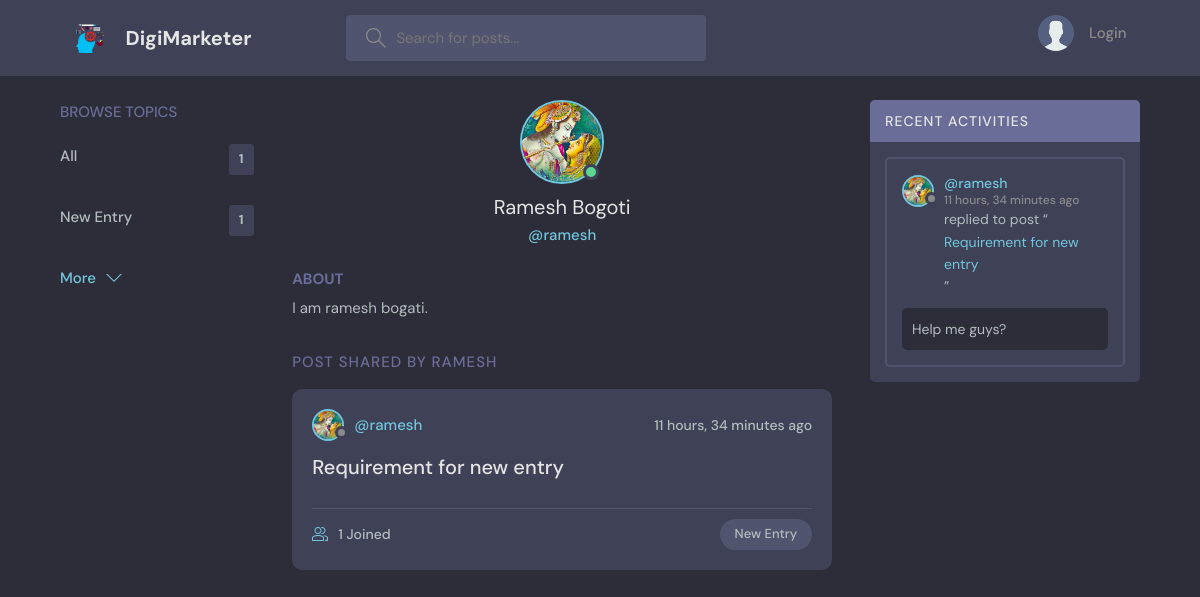
Screenshot of /profile/5/ with the database file from the repository.
### base/models.py (models this page shows, shortened)
class Topic(models.Model):
    name = models.CharField(max_length=200)

class Profile(models.Model):
    user = models.OneToOneField(User, on_delete=models.CASCADE)
    photo = models.ImageField(upload_to=path_and_rename, default='default_user.svg', null=True, blank=True)
    about = models.TextField(null=True, blank=True)

class Room(models.Model):
    host = models.ForeignKey(User, on_delete=models.SET_NULL, null=True)
    topic = models.ForeignKey(Topic, on_delete=models.SET_NULL, null=True)
    name = models.CharField(max_length=200)
    description = models.TextField(null=True, blank=True)
    participants = models.ManyToManyField(User, related_name='participants', blank=True)
    updated = models.DateTimeField(auto_now=True)
    created = models.DateTimeField(auto_now_add=True)
    class Meta:
        ordering = ['-updated', '-created']

class Message(models.Model):
    user = models.ForeignKey(User, on_delete=models.CASCADE)
    room = models.ForeignKey(Room, on_delete=models.CASCADE)
    body = models.TextField()
    updated = models.DateTimeField(auto_now=True)
    created = models.DateTimeField(auto_now_add=True)
    class Meta:
        ordering = ['-updated', '-created']

### base/views.py (the view)
# urls.py: path('profile/<str:pk>/', views.userProfile, name='user-profile'),
def userProfile(request, pk=None):
    user = User.objects.get(id=pk)
    rooms = user.room_set.all()
    room_messages = user.message_set.all()
    topics = Topic.objects.all()
    context = {
        'user': user,
        'rooms': rooms,
        'topics': topics,
        'room_messages': room_messages,
    }
    return render(request, 'base/profile.html', context)

### base/templates/base/profile.html (shortened to what this page needs)
{% extends 'base.html' %}
{% block content %}
<main class="profile-page layout layout--3">
  <div class="container">
    {% include 'base/topics_component.html' %}
    <div class="roomList">
      <div class="profile">
        <div class="profile__avatar">
          <div class="avatar avatar--large active">
            <img src="{{user.profile.photo.url}}" />
          </div>
        </div>
        <div class="profile__info">
          <h3>{{user.first_name}} {{user.last_name}}</h3>
          <p>@{{user.username}}</p>
        </div>
        <div class="profile__about">
          <h3>About</h3>
          <p>
            {{user.profile.about}}
          </p>
        </div>
      </div>
      <div class="roomList__header">
        <div>
          <h2>Post Shared by {{user.first_name}}</a>
          </h2>
        </div>
      </div>
      {% include 'base/feed_component.html' %}
    </div>
    {% include 'base/activity_component.html' %}
  </div>
</main>
{% endblock content %}

### templates/base.html (shortened to what this page needs)
{% load static %}
<!DOCTYPE html>
<html lang="en">
  <head>
    <link rel="stylesheet" href="{% static 'css/style.css' %}" />
  </head>
  <body>
    {% include 'navbar.html' %}
    {% block content %}{% endblock content %}
  </body>
</html>

### templates/navbar.html (shortened to what this page needs)
{% load static %}
<header class="header header--loggedIn">
    <div class="container">
      <a href="{% url 'home' %}" class="header__logo">
        <img src="{% static 'img/logo.svg' %}" />
        <h1>DigiMarketer</h1>
      </a>
      <form action="{% url 'home'%}" method="GET" class="header__search">
        <label>
          <input type="text" name='q' placeholder="Search for posts..." />
        </label>
      </form>
      <nav class="header__menu">
        {% if request.user.is_authenticated %}
        <div class="header__user">
          <a href="{% url 'user-profile' request.user.id%}">
            <div class="avatar avatar--medium active">
              <img src="{{request.user.profile.photo.url}}" />
            </div>
            <p>{{request.user.first_name}}<span>@{{request.user.username}}</span></p>
          </a>
          <button class="dropdown-button">
            <svg version="1.1" xmlns="http://www.w3.org/2000/svg" width="32" height="32" viewBox="0 0 32 32">
              <title>chevron-down</title>
              <path d="M16 21l-13-13h-3l16 16 16-16h-3l-13 13z"></path>
            </svg>
          </button>
        </div>
        {% else %}
        <a href="{% url 'login' %}">
          <img src="{% static 'img/avatar.svg' %}" />
          <p>Login</p>
        </a>
        {% endif %}
      </nav>
    </div>
  </header>

### base/templates/base/topics_component.html
<div class="topics">
  <div class="topics__header">
    <h2>Browse Topics</h2>
  </div>
  <ul class="topics__list">
    <li>
      <a href="{% url 'home' %}">All <span>{{topics.count}}</span></a>
    </li>
    {% for topic in topics %}
    <li>
      <a href="{% url 'home'%}?q={{ topic.name }}">{{ topic.name }} <span>{{topic.room_set.all.count}}</span></a>
    </li>
    {% endfor %}
  <a class="btn btn--link" href="{% url 'topics' %}">
    More
    <svg
      version="1.1"
      xmlns="http://www.w3.org/2000/svg"
      width="32"
      height="32"
      viewBox="0 0 32 32"
    >
      <title>chevron-down</title>
      <path d="M16 21l-13-13h-3l16 16 16-16h-3l-13 13z"></path>
    </svg>
  </a>
</div>

### base/templates/base/feed_component.html (shortened to what this page needs)
{% for room in rooms %}
{% if room.host.id %}
<div class="roomListRoom">
  <div class="roomListRoom__header">
    <a href="{% url 'user-profile' room.host.id %}" class="roomListRoom__author">
      <div class="avatar avatar--small">
        <img src="{{room.host.profile.photo.url}}" />
      </div>
      <span>@{{ room.host.username }}</span>
    </a>
    <div class="roomListRoom__actions">
      <span>{{ room.created | timesince }} ago</span>
    </div>
  </div>
  <div class="roomListRoom__content">
    <a href="{% url 'room' room.id %}">{{ room.name }}</a>
  </div>
  <div class="roomListRoom__meta">
    <a href="{% url 'room' room.id %}" class="roomListRoom__joined">
      {{ room.participants.all.count }} Joined
    </a>
    <p class="roomListRoom__topic">{{room.topic.name}}</p>
  </div>
</div>
{% endif %}
{% endfor %}

### base/templates/base/activity_component.html (shortened to what this page needs)
<div class="activities">
  <div class="activities__header">
    <h2>Recent Activities</h2>
  </div>
  {% for message in room_messages %}
  <div class="activities__box">
    <div class="activities__boxHeader roomListRoom__header">
      <a
        href="{% url 'user-profile' message.user.id %}"
        class="roomListRoom__author"
      >
        <div class="avatar avatar--small">
          <img src="{{message.user.profile.photo.url}}" />
        </div>
        <p>
          @{{message.user.username}}
          <span>{{message.created | timesince}} ago</span>
        </p>
      </a>
    </div>
    <div class="activities__boxContent">
      <p>
        replied to post “<a href="{% url 'room' message.room.id %}">{{ message.room.name}}</a>”
      </p>
      <div class="activities__boxRoomContent">
        {{ message.body }}
      </div>
    </div>
  </div>
  {% endfor %}
</div>

### rows the page displays
Topic: name "New Entry", room_set.all.count "1"
Room: host.profile.photo (picture), host.username "ramesh", created "11 hours, 34 minutes", name "Requirement for new entry", participants.all.count "1", topic.name "New Entry"
Message: user.profile.photo (picture), user.username "ramesh", created "11 hours, 34 minutes", room.name "Requirement for new entry", body "Help me guys?"

### other values shown
{{ topics.count }} "1"
{{ user.first_name }} "Ramesh"
{{ user.last_name }} "Bogoti"
{{ user.username }} "ramesh"
{{ user.profile.about }} "I am ramesh bogati."
{{ user.first_name }} "RAMESH"
